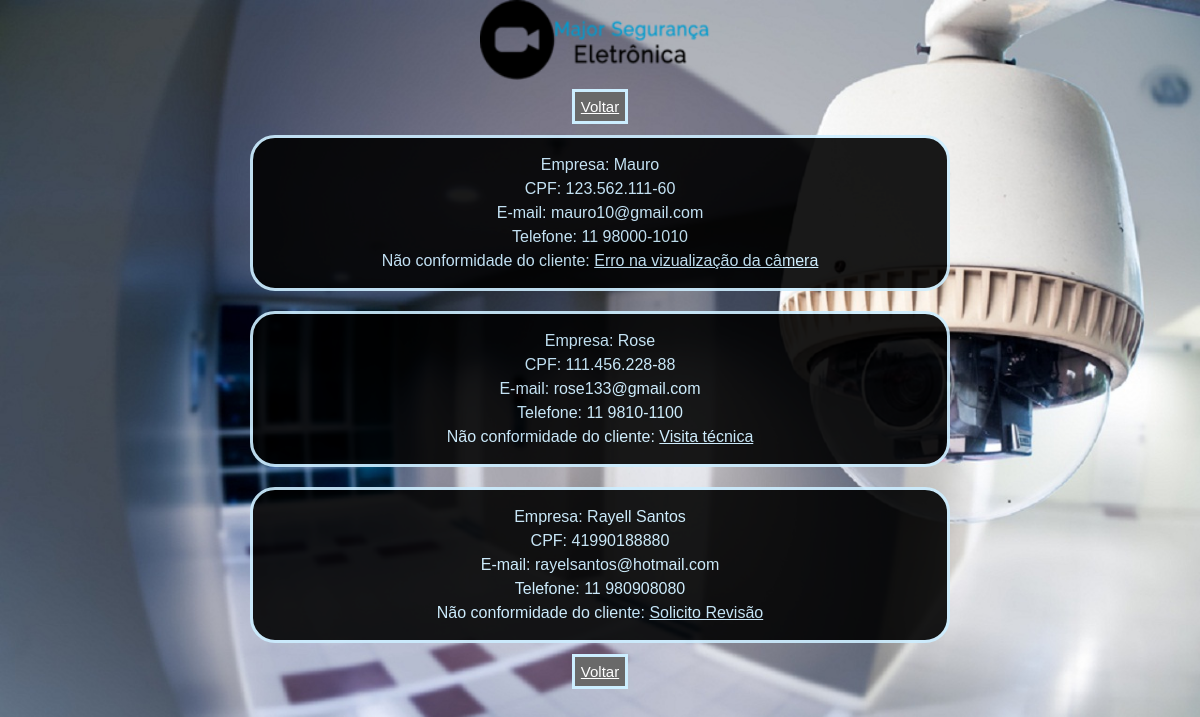
The app's page /sist.web/manut_pessoa.php with its own data.
### tables this page shows
CREATE TABLE IF NOT EXISTS `manutencao_pessoa` (
  `id_man_pessoa` int(11) NOT NULL AUTO_INCREMENT,
  `nome_pessoa` varchar(60) NOT NULL,
  `cpf` char(14) NOT NULL,
  `email` varchar(100) NOT NULL,
  `telefone` char(15) NOT NULL,
  `descricao` varchar(200) NOT NULL,
  PRIMARY KEY (`id_man_pessoa`)
);

### sist.web/manut_pessoa.php (the view, shortened to what this page needs)
<html lang="pt-br">
    <head>
    <link rel="stylesheet" type="text/css" href="estilo.css">
    </head>
    <body>
        <div id="menu">
            <center><div <a href="index.html"><img src="imagens/logoex.png" width="240" height="80"></a></div><br>
            <a id="pag" href="home.html">Voltar</a></center>
        </div>
    </body>
</html>
<?php
echo '<link rel="stylesheet" type="text/css" href="estilophp.css">';
echo '<body>';
include "conexao.php";
    try
    {
        $Comando=$conexao->prepare("SELECT * FROM manutencao_pessoa");
        if($Comando->execute())
        {
            while ($linha=$Comando->fetch(PDO::FETCH_OBJ))
            {
                echo '<div id=bloco>';
                echo 'Empresa: '.$linha->nome_pessoa.'<br>';
                echo 'CPF: '.$linha->cpf.'<br>';
                echo 'E-mail: '.$linha->email.'<br>';
                echo 'Telefone: '.$linha->telefone.'<br>';
                echo 'Não conformidade do cliente: '.'<u>'.$linha->descricao.'</u><br>';
                echo '</div>';
            }
        }
        else
        {
            echo "<script>alert('Não foi possível completar a consulta!')</script>";
            echo ('<meta http-equiv="refresh"content=0;"home.html">');
        }
    }
    catch (PDOException $erro)
    {
        echo "Erro:".$erro->getMessage();
    }
    echo '</body>';
?>
<html>
            <center><a id="pag" href="home.html">Voltar</a></center>
            <br>
</html>

### sist.web/estilo.css (style rules this page uses)
* { margin: 0; padding: 0; }
body { font-size: 1em; font-family: "Trebuche MV", Helvetica, sans-serif; background-image: url(imagens/back.jpeg); background-repeat: no-repeat; background-size: 100% 100%; background-attachment: fixed; }
#pag { background-color:#696969; color: white; font-size: 15; padding: 6px; border-style: solid; border-color:#cceeff; width: 100px; height: 20px; }

### sist.web/estilophp.css (style rules this page uses)
* { margin: 0; padding: 0; }
body { font-size: 1rem; font-family: "Trebuche MV", Helvetica, sans-serif; background-image: url(imagens/back.jpeg); background-repeat: no-repeat; background-size: 100% 100%; background-attachment: fixed; }
#bloco { background-color: rgb(0, 0, 0); display: block; font-size:1rem; font-weight: 400; line-height: 1.5; color: #cceeff; padding: 15px 12px 15px 12px; text-align: center; opacity: .90; margin-top: 20px; margin-left: 250px; margin-right: 250px; margin-bottom: 20px; border-style: solid; border-color: #cceeff; border-radius: 25px; }

### records on screen
manutencao_pessoa: nome_pessoa "Mauro", cpf "123.562.111-60", email "mauro10@gmail.com", telefone "11 98000-1010", descricao "Erro na vizualização da câmera"
manutencao_pessoa: nome_pessoa "Rose", cpf "111.456.228-88", email "rose133@gmail.com", telefone "11 9810-1100", descricao "Visita técnica"
manutencao_pessoa: nome_pessoa "Rayell Santos", cpf "41990188880", email "rayelsantos@hotmail.com", telefone "11 980908080", descricao "Solicito Revisão"
